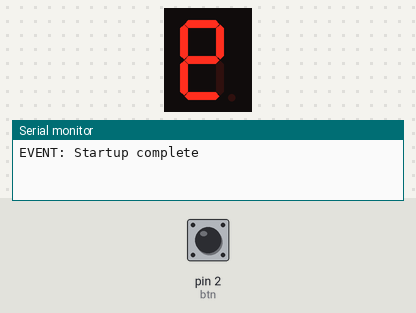
Bench run of a sketch on a simulated Arduino Nano, built with avr-gcc and run on an emulated ATmega328P. Shown: 1-digit seven-segment display, the last lines printed to the serial monitor. Wiring (inferred from the names in the program): 1-digit 7-segment display, segments lit when LOW: segments pin 11, pin 10, pin 9, pin 8, pin 7, pin 6, pin 5. Inputs (shaded band) come from the test bench; at power-on: pin 2 (btn) LOW. Random numbers use the default seed unless the sketch sets one; the segment pins are drawn as the display they are named for.

Above: at 2.65 s.
2.7 s: pin 2 (btn) pulled HIGH for 0.75 s
At 4.4 s:
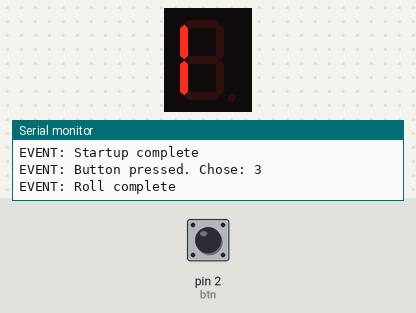
4.9 s: pin 2 (btn) pulled HIGH for 1 s
At 6.3 s:
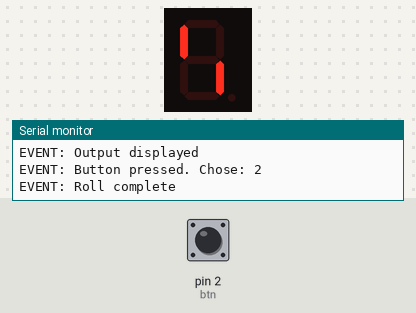
7.4 s: pin 2 (btn) pulled HIGH for 3.2 s
At 11.0 s:
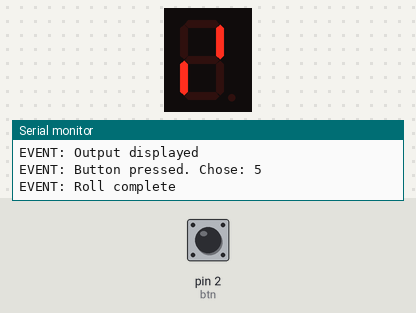
12.1 s: pin 2 (btn) pulled HIGH for 0.75 s
At 13.8 s:
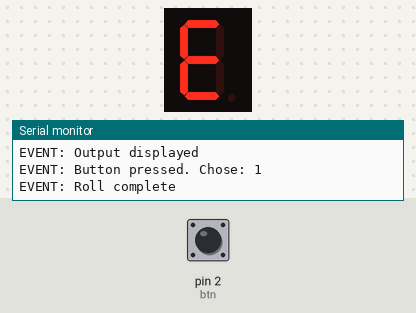

Measured:
- what the display in image 1 shows lasts 1.0 s, from 3.6 s to 4.6 s

The sketch:

arduino_die_cathode.ino
```cpp
/**
 * Arduino Die Roller
 *
 * Hardware:
 * - Arduino
 * - Common Cathode 7 Segment Display
 * - 21 jumper wires (male to male)
 * - tactile button
 * - 10k ohm resistor
 * - 1k ohm resistor
 *
 * Tested with Arduino Nano, but compatible with all Arduino boards.
 * See README for pinout used with this code.
 *
 * (c) Romein van Buren 2021.
 * MIT lisenced.
 */

/**
 * Define segment pins
 */
int seg_a = 11;
int seg_b = 10;
int seg_c = 9;
int seg_d = 8;
int seg_e = 7;
int seg_f = 6;
int seg_g = 5;

/**
 * Sensor pin
 */
int btn = 2;

/**
 * Our integer which will be displayed on the sevseg display
 */
int i = 0;

/**
 * Setup
 */
void setup() {
  Serial.begin(9600);
  randomSeed(analogRead(A0));
  Serial.println("EVENT: Startup complete");

  /**
   * Init pins
   */
  pinMode(seg_a, OUTPUT);
  pinMode(seg_b, OUTPUT);
  pinMode(seg_c, OUTPUT);
  pinMode(seg_d, OUTPUT);
  pinMode(seg_e, OUTPUT);
  pinMode(seg_f, OUTPUT);
  pinMode(seg_g, OUTPUT);
}

/**
 * Loop
 */
void loop() {
  loading();

  if(digitalRead(btn) == HIGH) {

    /**
     * Choose a random number
     */
    i = random(1, 7);
    Serial.print("EVENT: Button pressed. Chose: ");
    Serial.println(i);

    /**
     * "Roll" the die
     */
    loading();
    Serial.println("EVENT: Roll complete");

    /**
     * Display the output
     */
    output();
    Serial.println("EVENT: Output displayed");
  }
}

/**
 * Light up corresponding LED on the sevseg display
 */
void output() {
  if(i == 1){
   digitalWrite(seg_a, LOW);
   digitalWrite(seg_b, HIGH);
   digitalWrite(seg_c, HIGH);
   digitalWrite(seg_d, LOW);
   digitalWrite(seg_e, LOW);
   digitalWrite(seg_f, LOW);
   digitalWrite(seg_g, LOW);
   delay(1000);
  }
  else if(i == 2){
   digitalWrite(seg_a, HIGH);
   digitalWrite(seg_b, HIGH);
   digitalWrite(seg_c, LOW);
   digitalWrite(seg_d, HIGH);
   digitalWrite(seg_e, HIGH);
   digitalWrite(seg_f, LOW);
   digitalWrite(seg_g, HIGH);
   delay(1000);
  }
  else if(i == 3){
   digitalWrite(seg_a, HIGH);
   digitalWrite(seg_b, HIGH);
   digitalWrite(seg_c, HIGH);
   digitalWrite(seg_d, HIGH);
   digitalWrite(seg_e, LOW);
   digitalWrite(seg_f, LOW);
   digitalWrite(seg_g, HIGH);
   delay(1000);
  }
  else if(i == 4){
   digitalWrite(seg_a, LOW);
   digitalWrite(seg_b, HIGH);
   digitalWrite(seg_c, HIGH);
   digitalWrite(seg_d, LOW);
   digitalWrite(seg_e, LOW);
   digitalWrite(seg_f, HIGH);
   digitalWrite(seg_g, HIGH);
   delay(1000);
  }
  else if(i == 5){
   digitalWrite(seg_a, HIGH);
   digitalWrite(seg_b, LOW);
   digitalWrite(seg_c, HIGH);
   digitalWrite(seg_d, HIGH);
   digitalWrite(seg_e, LOW);
   digitalWrite(seg_f, HIGH);
   digitalWrite(seg_g, HIGH);
   delay(1000);
  }
  else if(i == 6){
   digitalWrite(seg_a, HIGH);
   digitalWrite(seg_b, LOW);
   digitalWrite(seg_c, HIGH);
   digitalWrite(seg_d, HIGH);
   digitalWrite(seg_e, HIGH);
   digitalWrite(seg_f, HIGH);
   digitalWrite(seg_g, HIGH);
   delay(1000);
  }
}

/**
 * Loading indicator
 */
void loading() {
  digitalWrite(seg_a, HIGH);
  digitalWrite(seg_b, LOW);
  digitalWrite(seg_c, LOW);
  digitalWrite(seg_d, LOW);
  digitalWrite(seg_e, LOW);
  digitalWrite(seg_f, LOW);
  digitalWrite(seg_g, LOW);
  delay(100);

  digitalWrite(seg_a, LOW);
  digitalWrite(seg_b, HIGH);
  digitalWrite(seg_c, LOW);
  digitalWrite(seg_d, LOW);
  digitalWrite(seg_e, LOW);
  digitalWrite(seg_f, LOW);
  digitalWrite(seg_g, LOW);
  delay(100);

  digitalWrite(seg_a, LOW);
  digitalWrite(seg_b, LOW);
  digitalWrite(seg_c, HIGH);
  digitalWrite(seg_d, LOW);
  digitalWrite(seg_e, LOW);
  digitalWrite(seg_f, LOW);
  digitalWrite(seg_g, LOW);
  delay(100);

  digitalWrite(seg_a, LOW);
  digitalWrite(seg_b, LOW);
  digitalWrite(seg_c, LOW);
  digitalWrite(seg_d, HIGH);
  digitalWrite(seg_e, LOW);
  digitalWrite(seg_f, LOW);
  digitalWrite(seg_g, LOW);
  delay(100);

  digitalWrite(seg_a, LOW);
  digitalWrite(seg_b, LOW);
  digitalWrite(seg_c, LOW);
  digitalWrite(seg_d, LOW);
  digitalWrite(seg_e, HIGH);
  digitalWrite(seg_f, LOW);
  digitalWrite(seg_g, LOW);
  delay(100);

  digitalWrite(seg_a, LOW);
  digitalWrite(seg_b, LOW);
  digitalWrite(seg_c, LOW);
  digitalWrite(seg_d, LOW);
  digitalWrite(seg_e, LOW);
  digitalWrite(seg_f, HIGH);
  digitalWrite(seg_g, LOW);
  delay(100);
}
```
